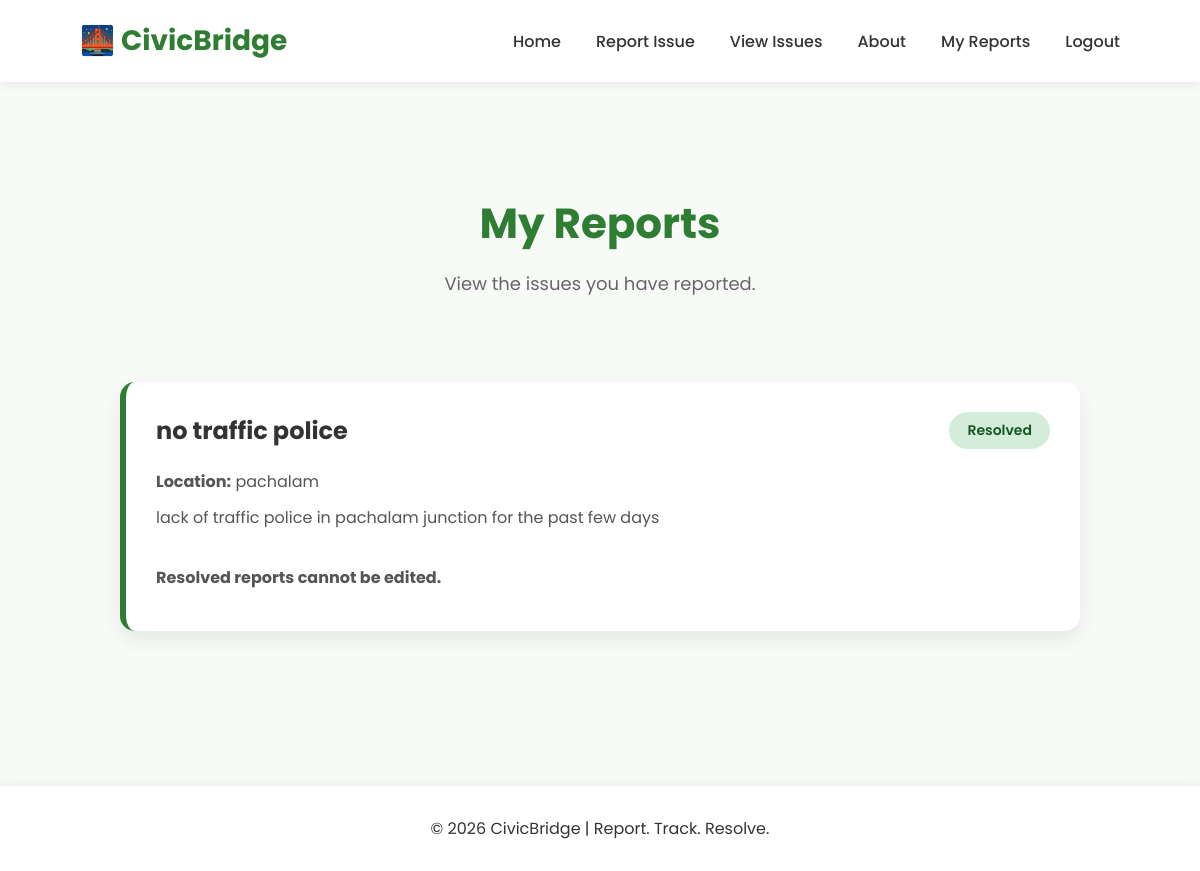
Page /my-reports (signed in) on the committed database.
### tables this page shows
CREATE TABLE reports (
    id INTEGER PRIMARY KEY AUTOINCREMENT,
    name TEXT,
    location TEXT,
    title TEXT,
    description TEXT
, status TEXT, username TEXT);

### app/app.py (the view)
@app.route("/my-reports")
def my_reports():
    if "username" not in session:
        flash("Please log in to view your reports.")
        return redirect(url_for("login"))
    conn = sqlite3.connect("civicbridge.db")
    cursor = conn.cursor()
    cursor.execute(
        "SELECT * FROM reports WHERE username=?",
        (session["username"],)
    )
    reports = cursor.fetchall()
    conn.close()
    return render_template("my_reports.html", reports=reports)

### app/templates/my_reports.html
{% extends "base.html" %}
{% block content %}
<section class="issues-header">
    <h1>My Reports</h1>
    <p>View the issues you have reported.</p>
</section>
<section class="issues-container">
    {% if reports %}
        {% for report in reports %}
            <div class="issue-card">
                <div class="issue-top">
                    <h2>{{ report[3] }}</h2>
                    <span class="status {{ report[5]|lower }}">
                        {{ report[5] }}
                    </span>
                </div>
                <p><strong>Location:</strong> {{ report[2] }}</p>
                <p>{{ report[4] }}</p>
                <div class="issue-actions">
                {% if report[5] == "Pending" %}
                <a href="/edit/{{ report[0] }}" class="btn-edit">Edit</a>
                <a href="/delete/{{ report[0] }}" class="btn-delete">Delete</a>
                {% else %}
                    <p><strong>Resolved reports cannot be edited.</strong></p>
                {% endif %}
                </div>
            </div>
        {% endfor %}
    {% else %}
        <p>You haven't reported any issues yet.</p>
    {% endif %}
</section>
{% endblock %}

### app/static/style.css (style rules this page uses)
* { margin:0; padding:0; box-sizing:border-box; }
body { font-family:'Poppins',sans-serif; background:#f8faf8; color:#333; }
.status { display:inline-block; padding:8px 18px; border-radius:30px; font-size:14px; font-weight:600; }
.resolved { background:#d4edda; color:#155724; }
.issues-header { padding:60px 0 30px; text-align:center; }
.issues-header h1 { font-size:42px; color:#2e7d32; margin-bottom:15px; }
.issues-header p { color:#666; font-size:18px; margin-bottom:35px; }
.issue-card { background:white; padding:30px; border-radius:15px; border-left:6px solid #2e7d32; box-shadow:0 8px 20px rgba(0,0,0,0.08); margin-bottom:25px; transition:0.3s; }
.issue-top { display:flex; justify-content:space-between; align-items:center; margin-bottom:20px; }
.issue-card p { color:#555; margin:10px 0; line-height:1.6; }
.issue-actions { display:flex; gap:12px; margin-top:25px; flex-wrap:wrap; }
.issues-container { max-width:1000px; margin:0 auto; padding:20px; }

### rows in the picture
reports: title "no traffic police", status "Resolved", location "pachalam", description "lack of traffic police in pachalam junction for the past few days", shows "Resolved reports cannot be edited."
